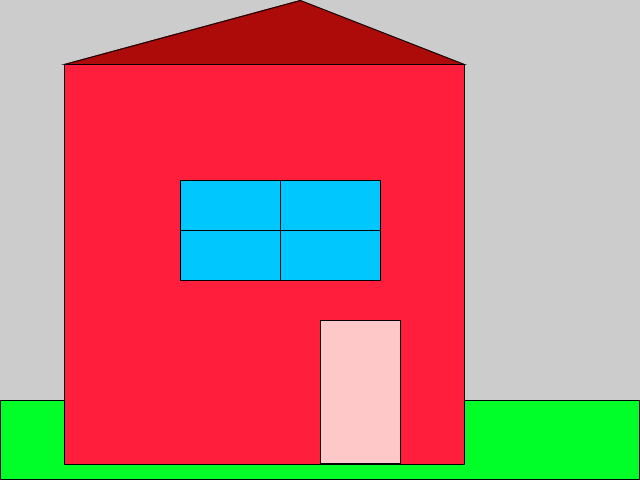
Frame 1 (no input)
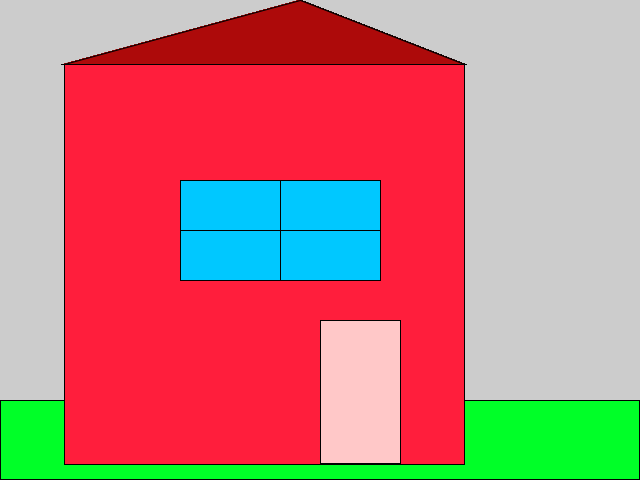
Frame 60 (the mouse pressed at the canvas centre just before this capture)
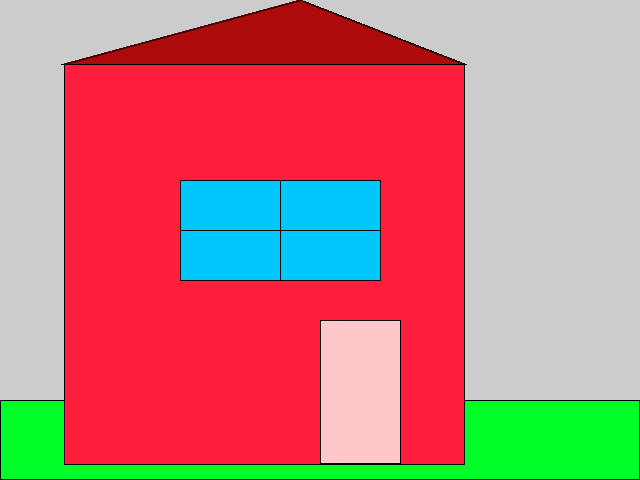
Frame 120 (the mouse held since frame 60 and released just before this capture)

The Processing sketch that drew these frames (run headless with seeded random() and noise(); from frame 60 on, the mouse is pressed at the canvas centre):

// Processing sketch: house
// ── house.pde
void setup() { 
  size(640,480);
}
void draw() {
  fill(0,255,40);
  rect(0,400, 639, 79);
  fill(255,30,60);
  rect(64, 64, 400,400);
  fill(255,200,200);
  rect(320,320,80,143);
  fill(0,200,255);
  rect(180,180,200,100);
  fill(0);
  line(180, 230, 380, 230);
  line(280,180, 280, 280);
  //x1,y1,x2,y2,x3,y3
  fill(173,10,10);
  triangle(64,64,464,64,300,0);
}
